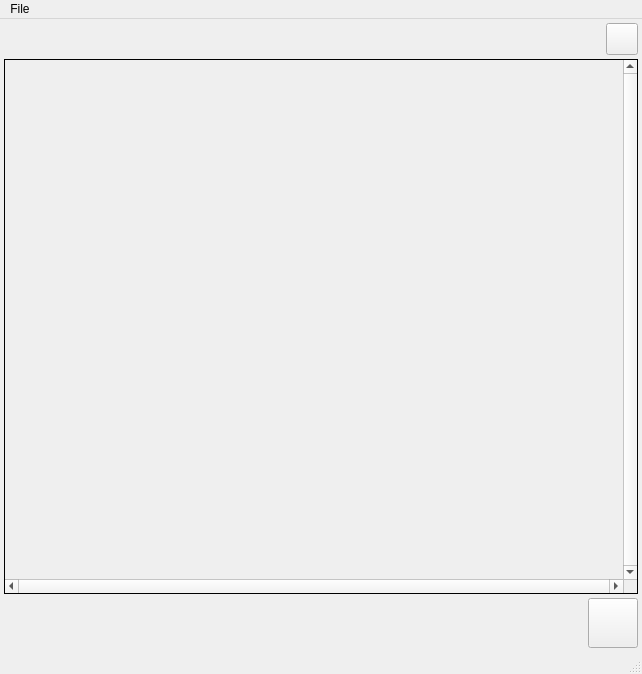
<?xml version="1.0" encoding="UTF-8"?>
<ui version="4.0">
 <class>compare_cell</class>
 <widget class="QMainWindow" name="compare_cell">
  <property name="geometry">
   <rect>
    <x>0</x>
    <y>0</y>
    <width>642</width>
    <height>674</height>
   </rect>
  </property>
  <property name="windowTitle">
   <string>Compare Cell</string>
  </property>
  <property name="windowIcon">
   <iconset>
    <normaloff>../icons/wishlist_add.ico</normaloff>../icons/wishlist_add.ico</iconset>
  </property>
  <widget class="QWidget" name="centralwidget">
   <layout class="QVBoxLayout" name="verticalLayout_2">
    <property name="spacing">
     <number>4</number>
    </property>
    <property name="margin">
     <number>4</number>
    </property>
    <item>
     <layout class="QHBoxLayout" name="horizontalLayout">
      <item>
       <spacer name="horizontalSpacer">
        <property name="orientation">
         <enum>Qt::Horizontal</enum>
        </property>
        <property name="sizeHint" stdset="0">
         <size>
          <width>40</width>
          <height>20</height>
         </size>
        </property>
       </spacer>
      </item>
      <item>
       <widget class="QPushButton" name="add_cell_control_button">
        <property name="sizePolicy">
         <sizepolicy hsizetype="Minimum" vsizetype="Fixed">
          <horstretch>0</horstretch>
          <verstretch>0</verstretch>
         </sizepolicy>
        </property>
        <property name="minimumSize">
         <size>
          <width>32</width>
          <height>32</height>
         </size>
        </property>
        <property name="maximumSize">
         <size>
          <width>32</width>
          <height>32</height>
         </size>
        </property>
        <property name="baseSize">
         <size>
          <width>10</width>
          <height>10</height>
         </size>
        </property>
        <property name="toolTip">
         <string>add cell control</string>
        </property>
        <property name="text">
         <string/>
        </property>
        <property name="icon">
         <iconset>
          <normaloff>../icons/add.png</normaloff>../icons/add.png</iconset>
        </property>
        <property name="iconSize">
         <size>
          <width>24</width>
          <height>24</height>
         </size>
        </property>
       </widget>
      </item>
     </layout>
    </item>
    <item>
     <widget class="QScrollArea" name="scrollArea">
      <property name="contextMenuPolicy">
       <enum>Qt::CustomContextMenu</enum>
      </property>
      <property name="toolTip">
       <string>add cell controls to compare workbooks here</string>
      </property>
      <property name="frameShape">
       <enum>QFrame::Box</enum>
      </property>
      <property name="frameShadow">
       <enum>QFrame::Plain</enum>
      </property>
      <property name="lineWidth">
       <number>1</number>
      </property>
      <property name="verticalScrollBarPolicy">
       <enum>Qt::ScrollBarAlwaysOn</enum>
      </property>
      <property name="horizontalScrollBarPolicy">
       <enum>Qt::ScrollBarAlwaysOn</enum>
      </property>
      <property name="widgetResizable">
       <bool>true</bool>
      </property>
      <property name="alignment">
       <set>Qt::AlignLeading|Qt::AlignLeft|Qt::AlignTop</set>
      </property>
      <widget class="QWidget" name="scrollAreaWidgetContents">
       <property name="geometry">
        <rect>
         <x>0</x>
         <y>0</y>
         <width>615</width>
         <height>512</height>
        </rect>
       </property>
       <layout class="QVBoxLayout" name="scroll_vertical_layout">
        <property name="spacing">
         <number>10</number>
        </property>
        <property name="margin">
         <number>8</number>
        </property>
       </layout>
      </widget>
     </widget>
    </item>
    <item>
     <layout class="QHBoxLayout" name="horizontalLayout_2">
      <item>
       <spacer name="horizontalSpacer_2">
        <property name="orientation">
         <enum>Qt::Horizontal</enum>
        </property>
        <property name="sizeHint" stdset="0">
         <size>
          <width>40</width>
          <height>20</height>
         </size>
        </property>
       </spacer>
      </item>
      <item>
       <widget class="QPushButton" name="compare">
        <property name="sizePolicy">
         <sizepolicy hsizetype="Minimum" vsizetype="Maximum">
          <horstretch>0</horstretch>
          <verstretch>0</verstretch>
         </sizepolicy>
        </property>
        <property name="minimumSize">
         <size>
          <width>50</width>
          <height>50</height>
         </size>
        </property>
        <property name="maximumSize">
         <size>
          <width>100</width>
          <height>50</height>
         </size>
        </property>
        <property name="text">
         <string/>
        </property>
        <property name="icon">
         <iconset>
          <normaloff>../icons/after_update.png</normaloff>../icons/after_update.png</iconset>
        </property>
        <property name="iconSize">
         <size>
          <width>32</width>
          <height>32</height>
         </size>
        </property>
       </widget>
      </item>
     </layout>
    </item>
   </layout>
  </widget>
  <widget class="QStatusBar" name="statusbar"/>
  <widget class="QMenuBar" name="menuBar">
   <property name="geometry">
    <rect>
     <x>0</x>
     <y>0</y>
     <width>642</width>
     <height>21</height>
    </rect>
   </property>
   <widget class="QMenu" name="menuFile">
    <property name="title">
     <string>File</string>
    </property>
    <addaction name="actionA"/>
    <addaction name="actionB"/>
    <addaction name="separator"/>
   </widget>
   <addaction name="menuFile"/>
  </widget>
  <action name="actionA">
   <property name="text">
    <string>Export Cell Data</string>
   </property>
  </action>
  <action name="actionB">
   <property name="text">
    <string>Import Cell Data</string>
   </property>
  </action>
 </widget>
 <resources/>
 <connections/>
</ui>
